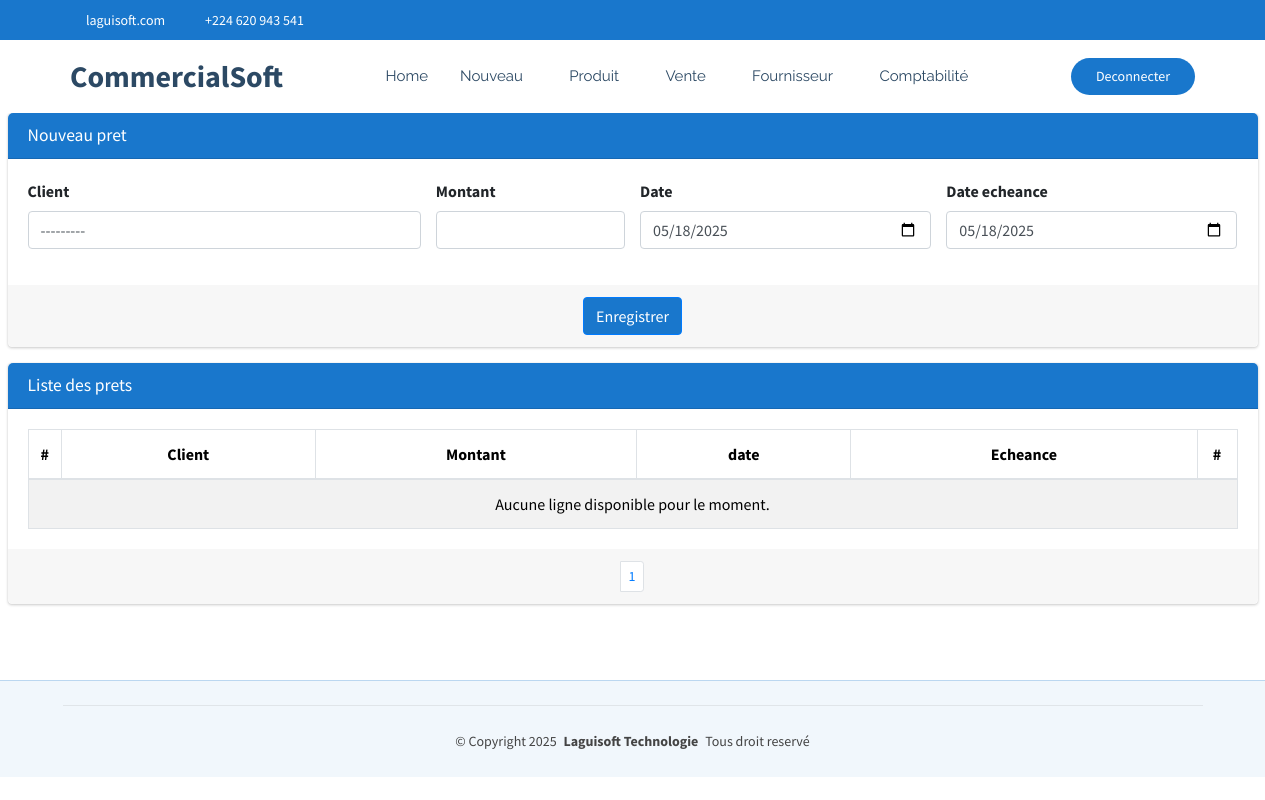
Before: /commerce/commerce/pret/Client (signed in) with the older database file.
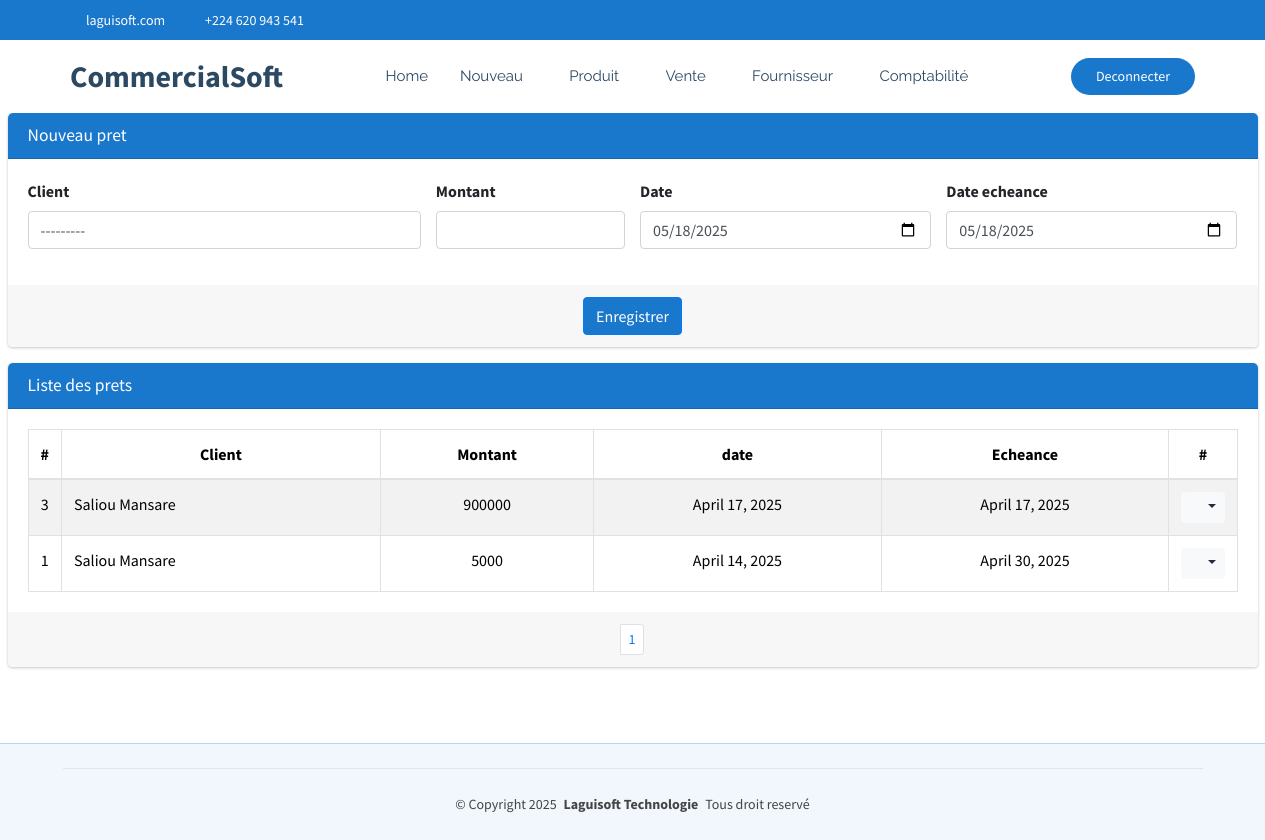
After: the same page with the newer database file.
### CommercialSoft/models.py (models this page shows)
class PretClient(models.Model):
    client=models.ForeignKey(Client, on_delete=models.SET_NULL, null=True, related_name='prets')
    montant=models.BigIntegerField()
    date=models.DateField(default=timezone.now)
    dateEcheance=models.DateField(default=timezone.now)
    payer=models.CharField(max_length=5, choices=[('Non','Non'),('Oui','Oui')], default='Non')
    commande=models.ForeignKey(Commande, on_delete=models.SET_NULL, null=True, blank=True)
    user=models.ForeignKey(settings.AUTH_USER_MODEL, on_delete=models.PROTECT)
    commentaire=models.CharField(max_length=50, null=True, blank=True)

class Client(models.Model):
    societe=models.ForeignKey(Societe, on_delete=models.CASCADE, null=True)
    nom=models.CharField(max_length=70, unique=True)
    telephone=models.CharField(max_length=20,null=True,blank=True)
    adresse=models.CharField(max_length=30, null=True, blank=True)
    email=models.EmailField(max_length=50, null=True, blank=True)
    matricule=models.CharField(max_length=20,null=True, blank=True)
    pourcentage=models.PositiveSmallIntegerField()
    detteMaximale=models.PositiveBigIntegerField()
    def __str__(self):
        return self.nom

### CommercialSoft/views.py (the view)
# urls.py: path('commerce/pret/Client', views.pretClient_list_create,name="commerce_pretClient"),
@login_required
def pretClient_list_create(request):
    if request.method == "POST":
        form = detteClientForm(request.POST)
        if form.is_valid():
            dette = form.save(commit=False)
            dette.user=request.user
            dette.save()  # Sauvegarder après modification
            messages.success(request, "pret créée avec succès !")
            return redirect('commerce_pretClient')
        else:
            messages.error(request, "Erreur lors de la création de la pret.")
    else:
        form = detteClientForm()
    pret = PretClient.objects.all().order_by('-date')
    paginator = Paginator(pret, 15)
    page = request.GET.get('page')
    paginated_depense = paginator.get_page(page)
    return render(request, 'CommercialSoft/pretClient.html', {'form': form,'listes': paginated_depense})

### CommercialSoft/forms.py
class detteClientForm(forms.ModelForm):
    class Meta:
        model = PretClient
        fields = ['client', 'montant', 'date','dateEcheance']
        widgets = {
            'client': forms.Select(attrs={'class': 'form-control select2bs4', "id":"idClient"}),
            'montant': forms.NumberInput(attrs={'class': 'form-control'}),
            'date': forms.DateInput(attrs={'class': 'form-control', 'type': 'date'}),
            'dateEcheance': forms.DateInput(attrs={'class': 'form-control', 'type': 'date'}),
        }

### CommercialSoft/templates/CommercialSoft/pretClient.html (shortened to what the changed rows need)
{% extends "CommercialSoft/starter-page.html" %}
{% load static %}
{% block css %}
    <link rel="stylesheet" href="{% static 'autre/plugins/fontawesome-free/css/all.min.css' %}">
    <link rel="stylesheet" href="https://code.ionicframework.com/ionicons/2.0.1/css/ionicons.min.css">
  <link rel="stylesheet" href="{% static 'autre/plugins/sweetalert2-theme-bootstrap-4/bootstrap-4.min.css' %}">
    <link rel="stylesheet" href="{% static 'autre/dist/css/adminlte.min.css' %}">
    <link rel="stylesheet" href="{% static 'autre/plugins/toastr/toastr.min.css' %}">
{% endblock %}
{% block corp %}
<section class="content pt-0">
  <div class="container-fluid">
    <div class="row">
      <div class="col-md-12">
        <div class="card card-primary">
            <div class="card-body">
              <table class="table table-bordered table-hover table-striped">
                <thead>
                  <tr>
                    <th style="width: 10px" class="text-center">#</th>
                    <th class="text-center">Client</th>
                    <th class="text-center">Montant</th>
                    <th class="text-center">date</th>
                    <th class="text-center">Echeance</th>
                    <th style="width: 40px" class="text-center">#</th>
                  </tr>
                </thead>
                <tbody>
                  {% if listes %}
                    {% for liste in listes %}
                      <tr>
                        <td class="text-center">{{liste.id}}</td>
                        <td>{{liste.client.nom}}</td>
                        <td class="text-center">{{liste.montant}}</td>
                        <td class="text-center">{{liste.date}}</td>
                        <td class="text-center">{{liste.dateEcheance}}</td>
                        <td class="text-center">
                          <div class="btn-group">
                            <button type="button" class="btn btn-sm btn-light dropdown-toggle" data-toggle="dropdown" aria-expanded="false">
                              <i class="fas fa-cogs"></i>
                            </button>
                          </div>
                        </td>
                      </tr>
                    {% endfor %}
                  {% else %}
                    <tr>
                      <td colspan="14" class="text-center">Aucune ligne disponible pour le moment.</td>
                    </tr>
                  {% endif %}
                </tbody>
              </table>
            </div>
            <div class="card-footer clearfix">
              <ul class="pagination pagination-sm m-0 justify-content-center">
                <li class="page-item">
                  {% for num in listes.paginator.page_range %}
                    {% if listes.number == num %}
                      <li class="page-item"><a class="page-link" href="">{{ num }}</a></li>
                    {% else %}
                      <li class="page-item"><a class="page-link" href="?page={{ num }}">{{ num }}</a></li>
                    {% endif %}
                  {% endfor %}
              </ul>
            </div>
          </div>
      </div>
    </div>
  </div>
</section>
  {% endblock %}

Changed rows visible on the page:
added PretClient: id "3", client.nom "Saliou Mansare", montant "900000", date "April 17, 2025", dateEcheance "April 17, 2025"
added PretClient: id "1", client.nom "Saliou Mansare", montant "5000", date "April 14, 2025", dateEcheance "April 30, 2025"
Other visible differences:
text no longer shown: "Aucune ligne disponible pour le moment."
